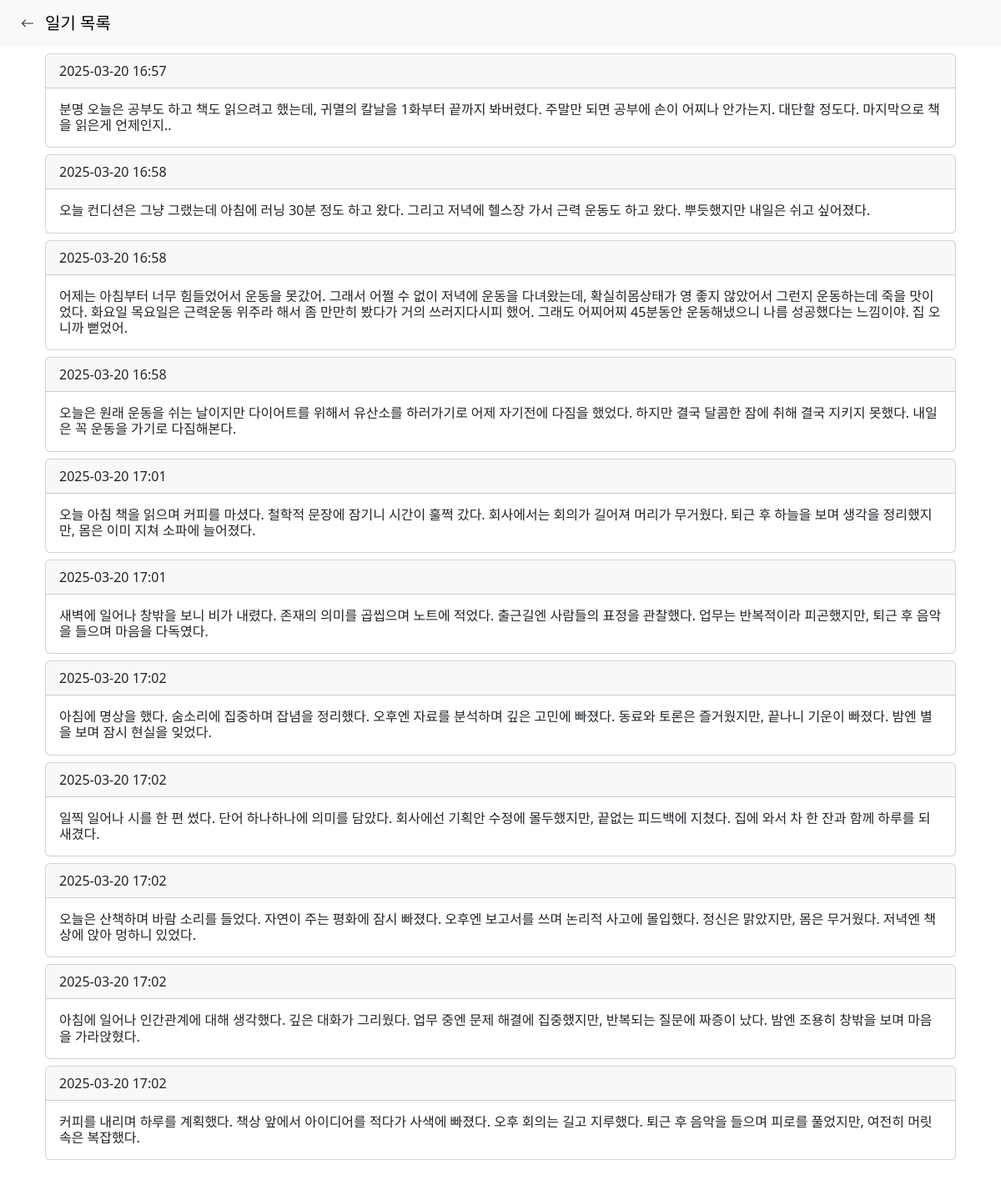
The app's page /browse, older data.
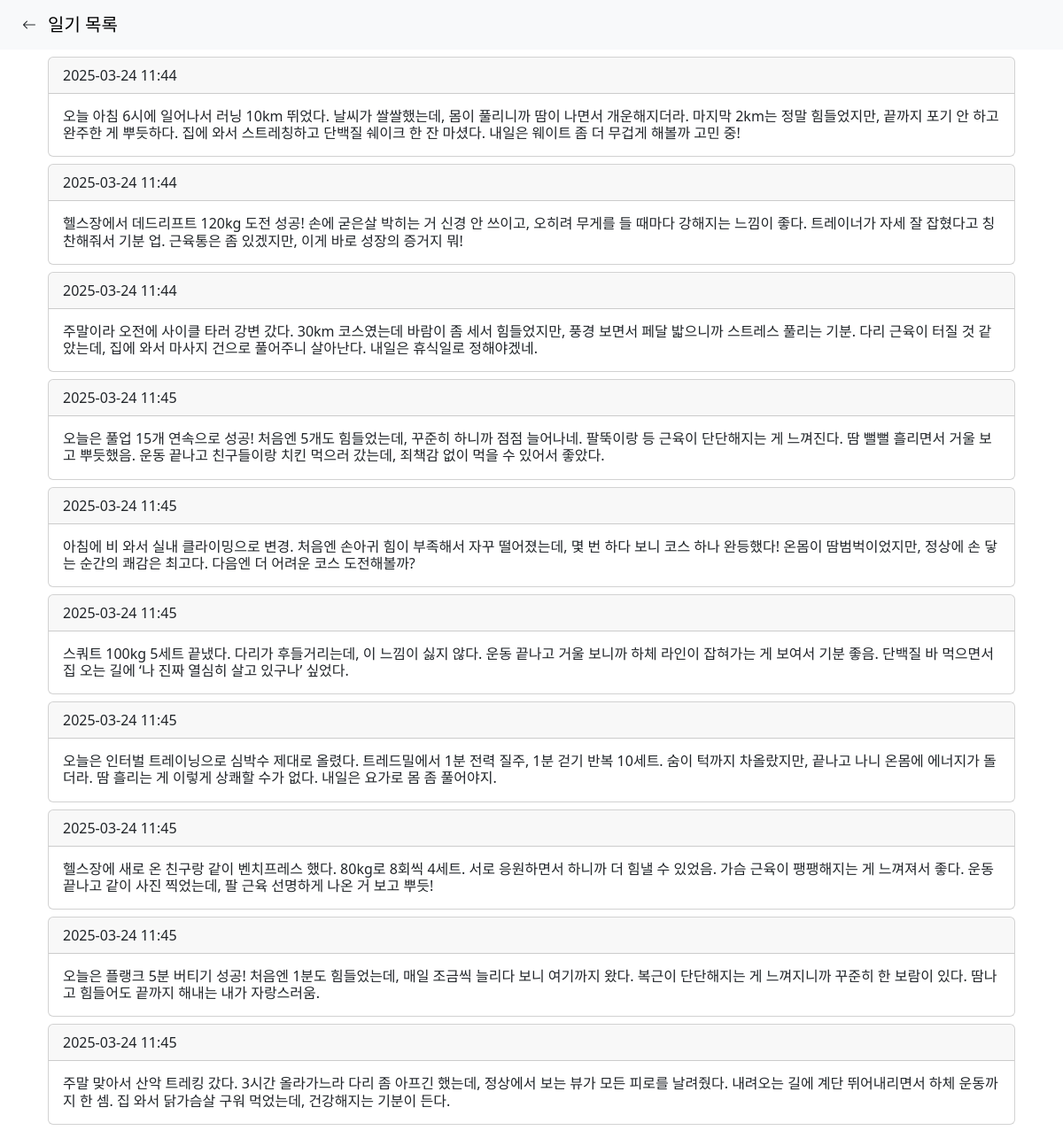
The same page, newer data.
### tables this page shows
CREATE TABLE logs 
              (id INTEGER PRIMARY KEY AUTOINCREMENT,
              user_id INTEGER, 
              user_input TEXT, 
              encouragement TEXT, 
              advice TEXT, 
              physical INTEGER, 
              knowledge INTEGER, 
              mental INTEGER,
              v_index INTEGER,
              timestamp TEXT);

### app.py (the view)
@app.route('/browse', methods = ['GET'])
def browse():
    logs = db.get_logs(user_id)
    return render_template('browse.html', logs=logs)

### db.py (called while the page is built)
def get_logs(user_id):
    conn = sqlite3.connect('database.db')
    c = conn.cursor()
    c.execute('''
        SELECT user_input, encouragement, advice, physical, knowledge, mental, timestamp
        FROM logs
        WHERE user_id = ?;
    ''', (user_id))
    result = c.fetchall()
    conn.close()
    return [row for row in result]

### templates/browse.html (shortened to what this page needs)
<!DOCTYPE html>
<html lang="en">
<head>
    <link href="{{url_for('static', filename = 'vendor/bootstrap/css/bootstrap.min.css')}}" rel="stylesheet">
    <link href="{{url_for('static', filename = 'vendor/bootstrap-icons/bootstrap-icons.css')}}" rel="stylesheet">
</head>
<body>
    <nav class="navbar navbar-expand-lg navbar-light bg-light fixed-top">
        <div class="container-fluid">
            <div class="d-flex align-items-center">
                <button class="btn" onclick="location.href='/'">
                    <i class="bi bi-arrow-left"></i>
                </button>
                <a class="navbar-brand" href="#">일기 목록</a>
            </div>
        </div>
    </nav>
    <div class="container p-3 p-md-6" style="margin-top: 40px">
        {% for log in logs %}
        <div class="card m-2" data-bs-toggle="modal" data-bs-target="#cardModal">
            <div class="card-header">{{log[6][:10]}} {{log[6][11:16]}}</div>
            <div class="card-body">
                <h6 class="card-text mx-auto">{{log[0]}}</h6>
            </div>
        </div>
        {% endfor %}
    </div>
</body>
</html>

Row changes from the older to the newer data that the page shows:
removed logs: timestamp "2025-03-20", timestamp "16:57", user_input "분명 오늘은 공부도 하고 책도 읽으려고 했는데, 귀멸의 칼날을 1화부터 끝까지 봐버렸다. 주말만 되면 공부에 손이 어찌나 안가는지. 대단할 정도다. 마지막으로 책을 읽은게 언제인지.."
removed logs: timestamp "2025-03-20", timestamp "16:58", user_input "오늘 컨디션은 그냥 그랬는데 아침에 러닝 30분 정도 하고 왔다. 그리고 저녁에 헬스장 가서 근력 운동도 하고 왔다. 뿌듯했지만 내일은 쉬고 싶어졌다."
removed logs: timestamp "2025-03-20", timestamp "16:58", user_input "어제는 아침부터 너무 힘들었어서 운동을 못갔어. 그래서 어쩔 수 없이 저녁에 운동을 다녀왔는데, 확실히몸상태가 영 좋지 않았어서 그런지 운동하는데 죽을 맛이었다. 화요일 목요일은 근력운동 위주라 해서 좀 만만히 봤다가 거의 쓰러지다시피 했어. 그래도 어찌어찌 45분동안 운동해냈으니 나름 성공했다는 느낌이야. 집 오니까 뻗었어."
removed logs: timestamp "2025-03-20", timestamp "16:58", user_input "오늘은 원래 운동을 쉬는 날이지만 다이어트를 위해서 유산소를 하러가기로 어제 자기전에 다짐을 했었다. 하지만 결국 달콤한 잠에 취해 결국 지키지 못했다. 내일은 꼭 운동을 가기로 다짐해본다."
removed logs: timestamp "2025-03-20", timestamp "17:01", user_input "오늘 아침 책을 읽으며 커피를 마셨다. 철학적 문장에 잠기니 시간이 훌쩍 갔다. 회사에서는 회의가 길어져 머리가 무거웠다. 퇴근 후 하늘을 보며 생각을 정리했지만, 몸은 이미 지쳐 소파에 늘어졌다."
removed logs: timestamp "2025-03-20", timestamp "17:01", user_input "새벽에 일어나 창밖을 보니 비가 내렸다. 존재의 의미를 곱씹으며 노트에 적었다. 출근길엔 사람들의 표정을 관찰했다. 업무는 반복적이라 피곤했지만, 퇴근 후 음악을 들으며 마음을 다독였다."
removed logs: timestamp "2025-03-20", timestamp "17:02", user_input "아침에 명상을 했다. 숨소리에 집중하며 잡념을 정리했다. 오후엔 자료를 분석하며 깊은 고민에 빠졌다. 동료와 토론은 즐거웠지만, 끝나니 기운이 빠졌다. 밤엔 별을 보며 잠시 현실을 잊었다."
removed logs: timestamp "2025-03-20", timestamp "17:02", user_input "일찍 일어나 시를 한 편 썼다. 단어 하나하나에 의미를 담았다. 회사에선 기획안 수정에 몰두했지만, 끝없는 피드백에 지쳤다. 집에 와서 차 한 잔과 함께 하루를 되새겼다."
removed logs: timestamp "2025-03-20", timestamp "17:02", user_input "오늘은 산책하며 바람 소리를 들었다. 자연이 주는 평화에 잠시 빠졌다. 오후엔 보고서를 쓰며 논리적 사고에 몰입했다. 정신은 맑았지만, 몸은 무거웠다. 저녁엔 책상에 앉아 멍하니 있었다."
removed logs: timestamp "2025-03-20", timestamp "17:02", user_input "아침에 일어나 인간관계에 대해 생각했다. 깊은 대화가 그리웠다. 업무 중엔 문제 해결에 집중했지만, 반복되는 질문에 짜증이 났다. 밤엔 조용히 창밖을 보며 마음을 가라앉혔다."
removed logs: timestamp "2025-03-20", timestamp "17:02", user_input "커피를 내리며 하루를 계획했다. 책상 앞에서 아이디어를 적다가 사색에 빠졌다. 오후 회의는 길고 지루했다. 퇴근 후 음악을 들으며 피로를 풀었지만, 여전히 머릿속은 복잡했다."
added logs: timestamp "2025-03-24", timestamp "11:44", user_input "오늘 아침 6시에 일어나서 러닝 10km 뛰었다. 날씨가 쌀쌀했는데, 몸이 풀리니까 땀이 나면서 개운해지더라. 마지막 2km는 정말 힘들었지만, 끝까지 포기 안 하고 완주한 게 뿌듯하다. 집에 와서 스트레칭하고 단백질 쉐이크 한 잔 마셨다. 내일은 웨이트 좀 더 무겁게 해볼까 고민 중!"
added logs: timestamp "2025-03-24", timestamp "11:44", user_input "헬스장에서 데드리프트 120kg 도전 성공! 손에 굳은살 박히는 거 신경 안 쓰이고, 오히려 무게를 들 때마다 강해지는 느낌이 좋다. 트레이너가 자세 잘 잡혔다고 칭찬해줘서 기분 업. 근육통은 좀 있겠지만, 이게 바로 성장의 증거지 뭐!"
added logs: timestamp "2025-03-24", timestamp "11:44", user_input "주말이라 오전에 사이클 타러 강변 갔다. 30km 코스였는데 바람이 좀 세서 힘들었지만, 풍경 보면서 페달 밟으니까 스트레스 풀리는 기분. 다리 근육이 터질 것 같았는데, 집에 와서 마사지 건으로 풀어주니 살아난다. 내일은 휴식일로 정해야겠네."
added logs: timestamp "2025-03-24", timestamp "11:45", user_input "오늘은 풀업 15개 연속으로 성공! 처음엔 5개도 힘들었는데, 꾸준히 하니까 점점 늘어나네. 팔뚝이랑 등 근육이 단단해지는 게 느껴진다. 땀 뻘뻘 흘리면서 거울 보고 뿌듯했음. 운동 끝나고 친구들이랑 치킨 먹으러 갔는데, 죄책감 없이 먹을 수 있어서 좋았다."
added logs: timestamp "2025-03-24", timestamp "11:45", user_input "아침에 비 와서 실내 클라이밍으로 변경. 처음엔 손아귀 힘이 부족해서 자꾸 떨어졌는데, 몇 번 하다 보니 코스 하나 완등했다! 온몸이 땀범벅이었지만, 정상에 손 닿는 순간의 쾌감은 최고다. 다음엔 더 어려운 코스 도전해볼까?"
added logs: timestamp "2025-03-24", timestamp "11:45", user_input "스쿼트 100kg 5세트 끝냈다. 다리가 후들거리는데, 이 느낌이 싫지 않다. 운동 끝나고 거울 보니까 하체 라인이 잡혀가는 게 보여서 기분 좋음. 단백질 바 먹으면서 집 오는 길에 ‘나 진짜 열심히 살고 있구나’ 싶었다."
added logs: timestamp "2025-03-24", timestamp "11:45", user_input "오늘은 인터벌 트레이닝으로 심박수 제대로 올렸다. 트레드밀에서 1분 전력 질주, 1분 걷기 반복 10세트. 숨이 턱까지 차올랐지만, 끝나고 나니 온몸에 에너지가 돌더라. 땀 흘리는 게 이렇게 상쾌할 수가 없다. 내일은 요가로 몸 좀 풀어야지."
added logs: timestamp "2025-03-24", timestamp "11:45", user_input "헬스장에 새로 온 친구랑 같이 벤치프레스 했다. 80kg로 8회씩 4세트. 서로 응원하면서 하니까 더 힘낼 수 있었음. 가슴 근육이 팽팽해지는 게 느껴져서 좋다. 운동 끝나고 같이 사진 찍었는데, 팔 근육 선명하게 나온 거 보고 뿌듯!"
added logs: timestamp "2025-03-24", timestamp "11:45", user_input "오늘은 플랭크 5분 버티기 성공! 처음엔 1분도 힘들었는데, 매일 조금씩 늘리다 보니 여기까지 왔다. 복근이 단단해지는 게 느껴지니까 꾸준히 한 보람이 있다. 땀나고 힘들어도 끝까지 해내는 내가 자랑스러움."
added logs: timestamp "2025-03-24", timestamp "11:45", user_input "주말 맞아서 산악 트레킹 갔다. 3시간 올라가느라 다리 좀 아프긴 했는데, 정상에서 보는 뷰가 모든 피로를 날려줬다. 내려오는 길에 계단 뛰어내리면서 하체 운동까지 한 셈. 집 와서 닭가슴살 구워 먹었는데, 건강해지는 기분이 든다."
